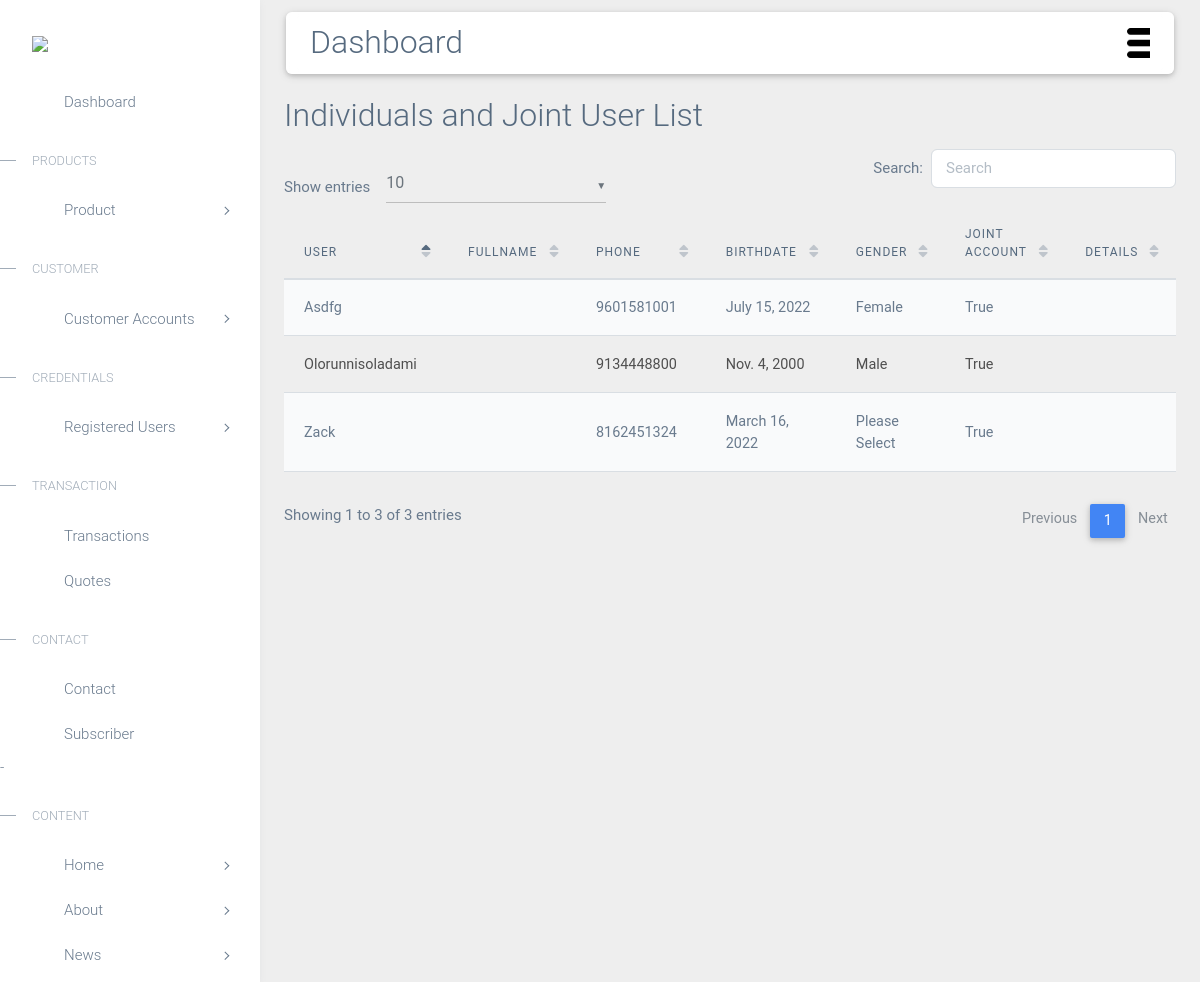
The app's page /devadmin/ijuserlist/ with its own data.
### accounts/models.py (models this page shows, shortened)
class  AnotherJoinAccountRegister(models.Model):
    user = models.ForeignKey(User, on_delete=models.CASCADE)
    individual_user = models.ForeignKey(IndividualRegister, on_delete=models.CASCADE)
    another_name = models.CharField(max_length=200)
    another_phone = models.PositiveIntegerField()
    another_house_number = models.CharField(max_length=200)
    another_street_name = models.CharField(max_length=500)
    another_city = models.CharField(max_length=200)
    another_state = models.CharField(max_length=200)
    another_country = models.CharField(max_length=200)
    another_birthdate = models.DateField()
    another_gender = models.CharField(max_length=200)
    another_occupation = models.CharField(max_length=200)
    another_signature = models.ImageField(upload_to='anotherjointsignpic')
    another_photo = models.ImageField(upload_to='anotherjointprofilepic')

class  IndividualRegister(models.Model):
   try:
    user = models.ForeignKey(User, on_delete=models.CASCADE)
    typeofuser = models.CharField(max_length=200, default="None")
    f_name = models.CharField(max_length=200)
    l_name = models.CharField(max_length=200)
    print(l_name)
    phone = models.PositiveIntegerField()
    house_number = models.CharField(max_length=200)
    street_name = models.CharField(max_length=500)
    city = models.CharField(max_length=200)
    state = models.CharField(max_length=200)
    country = models.CharField(max_length=200)
    birthdate = models.DateField()
    gender = models.CharField(max_length=200)
    occupation = models.CharField(max_length=200)
    NIN = models.CharField(max_length=200)
    BVN = models.CharField(max_length=200)
    joint_account = models.BooleanField(default=False)
    individual_signature = models.ImageField(upload_to='individualsignpic')
    individual_photo = models.ImageField(upload_to='individualprofilepic')
    kin_name = models.CharField(max_length=200)
    kin_relationship = models.CharField(max_length=200)
    kin_phone = models.PositiveIntegerField()
    kin_house_number = models.CharField(max_length=200)
    kin_street_name = models.CharField(max_length=500)
    kin_city = models.CharField(max_length=200)
    kin_state = models.CharField(max_length=200)
    kin_country = models.CharField(max_length=200)
    def str(self):
        return str(self.id)
   except Exception as e:
    print(e)

### accounts/views.py (the view)
# urls.py: path('devadmin/ijuserlist/', views.adminaindividualjointusers, name='adminaindividualjointusers'),
def adminaindividualjointusers(request):
    ijusers = AnotherJoinAccountRegister.objects.all()
    return render(request, 'devadmin/adminaindividualjointusers.html',{'ijusers':ijusers})

### accounts/templates/devadmin/adminaindividualjointusers.html (shortened to what this page needs)
{% extends 'devadmin/base.html' %}
{% load static %}
{% block main-content %}
<link rel="stylesheet" href="https://use.fontawesome.com/releases/v5.8.2/css/all.css">
<link rel="stylesheet" href="{% static 'devadmin/css/addons/mdb.min.css' %}" />
<link rel="stylesheet" href="{% static 'devadmin/css/addons/datatables.min.css' %}" />
<link rel="stylesheet" href="{% static 'devadmin/css/addons/datatables-select.min.css' %}" />
<div class="m-4">
    <h2 class=""> Individuals and Joint User List</h2>
<table id="dtMaterialDesignExample" class="table table-striped table-responsive" cellspacing="0" width="100%">
<thead>
    <tr>
        <th>User</th>
        <th>Fullname</th>
        <th>Phone</th>
        <th>Birthdate</th>
        <th>Gender</th>
        <th>Joint Account</th>
        <th>Details</th>
    </tr>
</thead>
<tbody>
    {% if ijusers %}
    {% for i in ijusers %}
    <tr>
        <td>{{i.individual_user.user|capfirst}}</td>
        <td>{{i.individual_user.fullname|capfirst}}</td>
        <td>{{i.individual_user.phone}}</td>
        <td>{{i.individual_user.birthdate}}</td>
        <td>{{i.individual_user.gender}}</td>
        <td>{{i.individual_user.joint_account}}</td>
        <td><a href="{% url 'ijuserextradetails' i.id %}" class='text-primary'><i class='bx bx-edit'  style='font-size:22px;'></i></a></td>
    </tr>
    {% endfor %}
    {% endif %}
</tbody>
</table>
</div>
</div>
{% endblock main-content %}

### accounts/static/accounts/css/style.css (style rules this page uses)
body, html { margin: 0; padding: 0; overflow-x: hidden; }

### records on screen
AnotherJoinAccountRegister: individual_user.user "Asdfg", individual_user.phone "9601581001", individual_user.birthdate "July 15, 2022", individual_user.gender "Female", individual_user.joint_account "True"
AnotherJoinAccountRegister: individual_user.user "Olorunnisoladami", individual_user.phone "9134448800", individual_user.birthdate "Nov. 4, 2000", individual_user.gender "Male", individual_user.joint_account "True"
AnotherJoinAccountRegister: individual_user.user "Zack", individual_user.phone "8162451324", individual_user.birthdate "March 16, 2022", individual_user.gender "Please Select", individual_user.joint_account "True"
